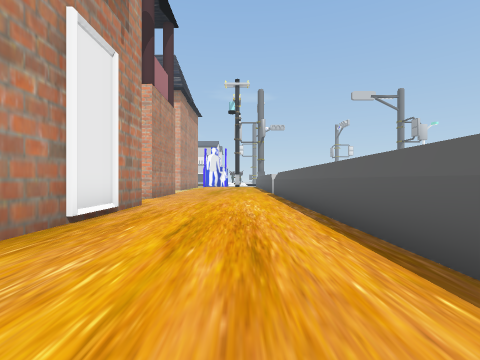
view 1 (above)

16 first-person views from a walk through a scene from a Unity 3-D project. The camera is 1.3 m above the floor, looks level and sees 85° across. The floor is counted in squares, 2 m on a side. Each view is taken from the middle of a square. On the plan, view 1 faces up. The plan holds only what a view shows up to about 9 squares ahead; the rest is blank. The place goes on beyond the plan. The player character is not drawn. Some surface patterns are stand-ins.

view 2
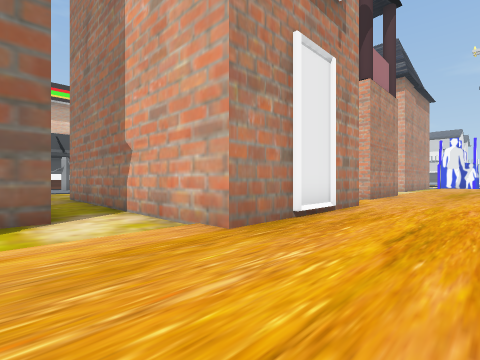

view 3
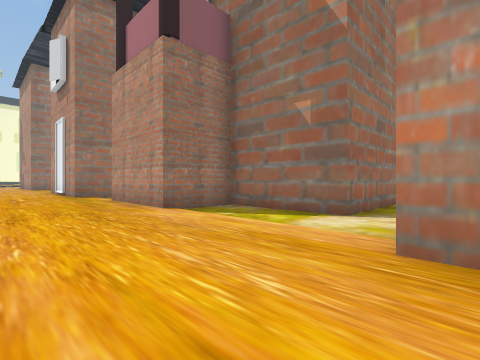

view 4
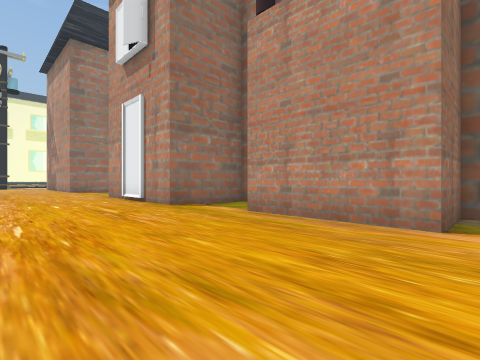

view 5
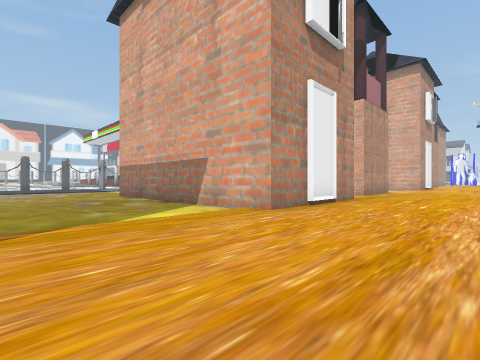

view 6
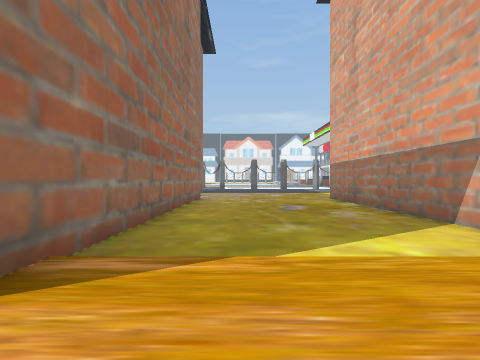

view 7
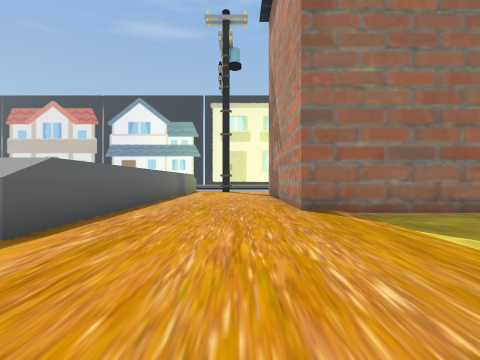

view 8
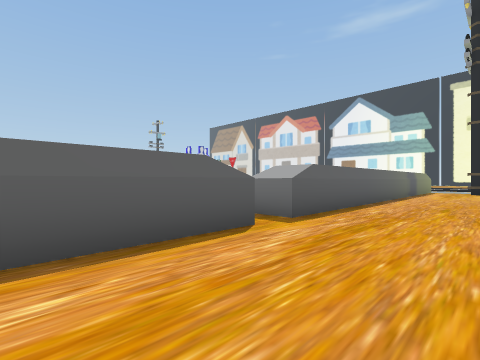

view 9
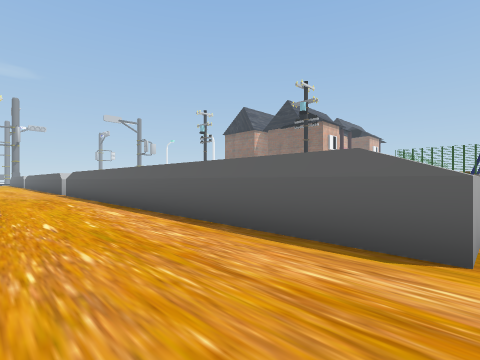

view 10
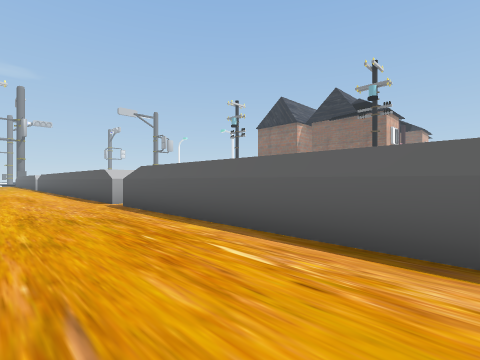

view 11
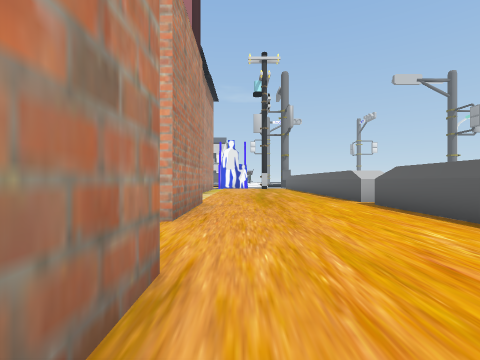

view 12
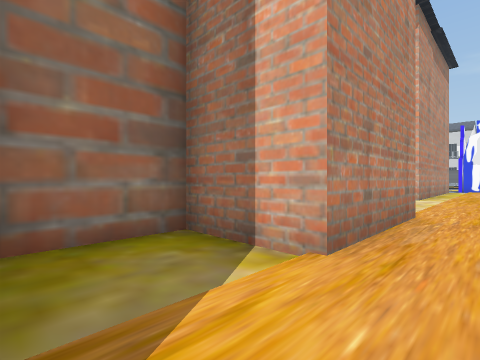

view 13
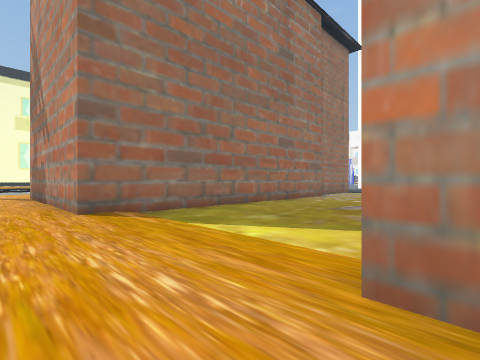

view 14
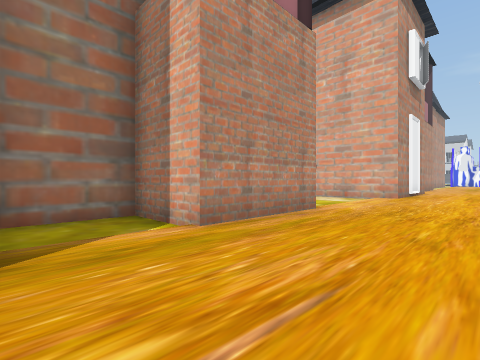

view 15
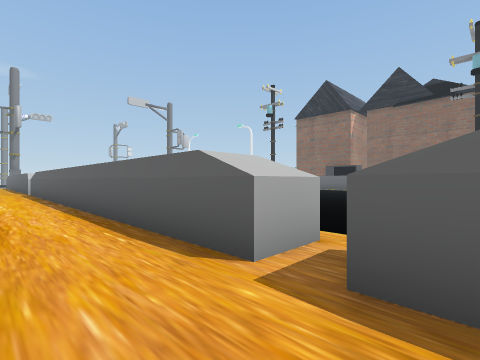

view 16
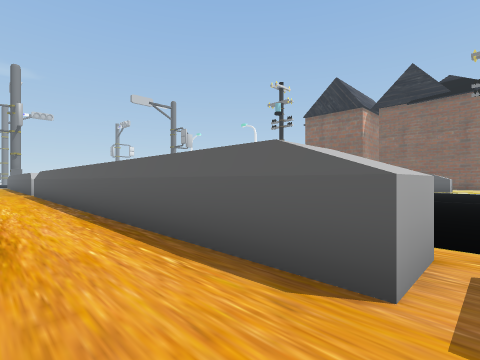

### Floor plan
Points are (right, up) in squares from view 1. A wall is a line through its corners. A room is listed if a view was taken in it or the views show most of it. See-through windows are left out.
Room 1 (views 1, 2, 3, 4, 5, 6, 7, 8, 9, 10, 11, 12, 13, 14, 15, 16)
walls: (2.6, -0.6) (1.6, -0.6) (1.6, 11.9); (1.6, -13.9) (1.6, -1.2); (-8.5, 0.8) (-5.2, 0.8) (-5.2, -2.5) (-3, -2.5) (-3, -5.8) (-5.2, -5.8) (-5.2, -8.1) (-2.6, -8.1) (-2.6, -12.5) (-10, -12.5); (-2.6, 6.9) (-2.6, 2.4) (-10.4, 2.4); (-10, -17.6) (-2.3, -17.6) (-2.3, -21.5); (1.6, -21.1) (1.6, -14.8); (-3, 12.4) (-3, 9.1) (-5.2, 9.1) (-5.2, 7.1)
ways out: opening at (2, -1)

Positions as (right, up) in squares from view 1, and headings:
1: (0, 0), facing up
2: (0, 0), facing up-left
3: (0, 3), facing down-left
4: (1, -2), facing down-left
5: (1, -17), facing up-left
6: (-1, -16), facing left
7: (-1, -12), facing down
8: (-1, -11), facing down-right
9: (-1, -14), facing up-right
10: (-1, -8), facing up-right
11: (-2, 5), facing up
12: (-2, 7), facing up-left
13: (-1, -12), facing down-left
14: (0, -8), facing up-left
15: (0, -2), facing up-right
16: (0, -1), facing up-right
